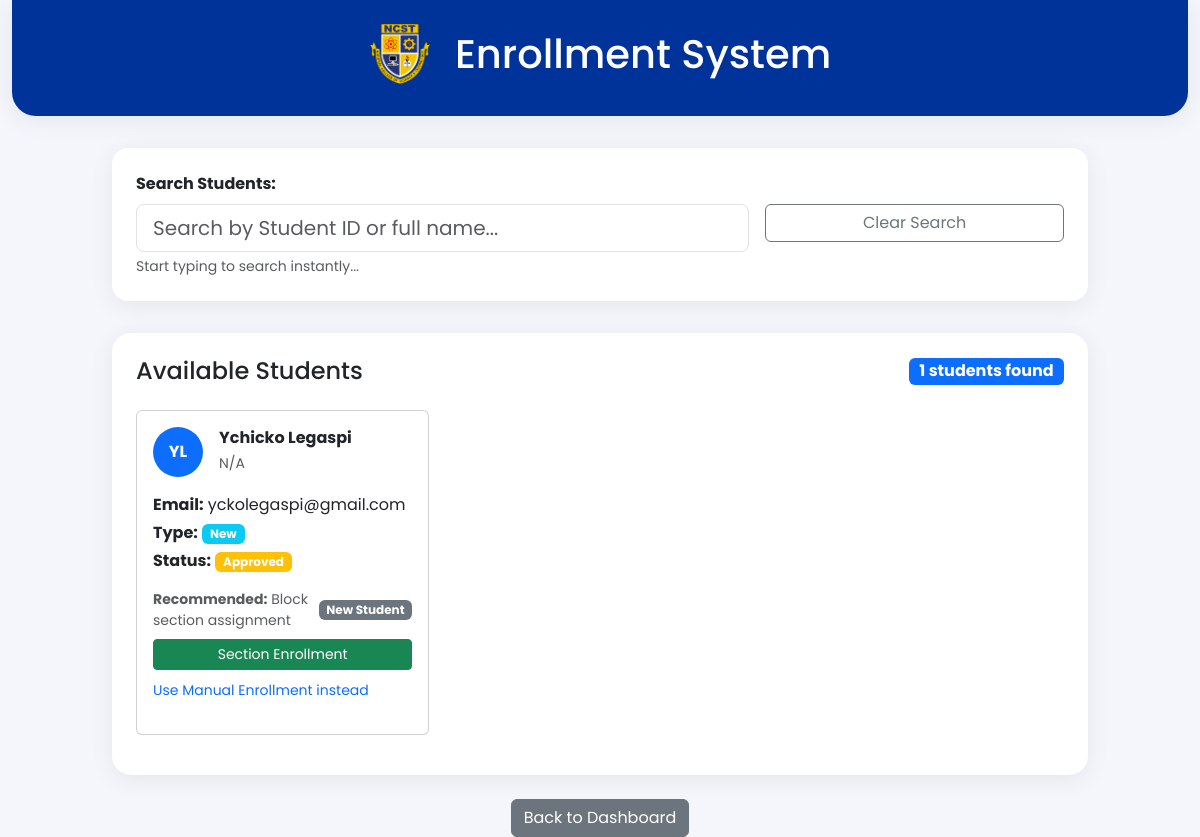
Screenshot of /ncst_portal/registration_officer/enrollment_page.php (signed in) with the database file from the repository.
### tables this page shows
CREATE TABLE `student_applications` (
  `id` int(11) NOT NULL,
  `student_id` varchar(20) DEFAULT NULL,
  `email` varchar(100) NOT NULL,
  `course_or_track` varchar(100) NOT NULL,
  `gender` varchar(20) NOT NULL,
  `civil_status` varchar(50) NOT NULL,
  `type` varchar(20) NOT NULL,
  `admission_type` varchar(30) DEFAULT NULL,
  `status` varchar(20) DEFAULT 'approved',
  `date_submitted` datetime DEFAULT current_timestamp(),
  `nationality` varchar(100) DEFAULT NULL,
  `religion` varchar(100) DEFAULT NULL,
  `region` varchar(100) NOT NULL,
  `province` varchar(100) NOT NULL,
  `city` varchar(100) NOT NULL,
  `barangay` varchar(100) NOT NULL,
  `last_name` varchar(100) NOT NULL,
  `first_name` varchar(100) NOT NULL,
  `middle_name` varchar(100) DEFAULT NULL,
  `suffix` varchar(20) DEFAULT NULL,
  `address` varchar(255) NOT NULL,
  `zip_code` varchar(20) DEFAULT NULL,
  `mobile` varchar(30) NOT NULL,
  `landline` varchar(30) DEFAULT NULL,
  `dob` date NOT NULL,
  `pob` varchar(100) NOT NULL,
  `dialect` varchar(100) DEFAULT NULL,
  `elementary_school` varchar(100) NOT NULL,
  `elementary_year_grad` varchar(10) NOT NULL,
  `high_school` varchar(100) NOT NULL,
  `high_year_grad` varchar(10) NOT NULL,
  `grade10_section` varchar(50) NOT NULL,
  `father_family_name` varchar(100) DEFAULT NULL,
  `father_given_name` varchar(100) DEFAULT NULL,
  `father_middle_name` varchar(100) DEFAULT NULL,
  `father_deceased` tinyint(1) DEFAULT NULL,
  `father_address` varchar(255) DEFAULT NULL,
  `father_mobile` varchar(30) DEFAULT NULL,
  `father_landline` varchar(30) DEFAULT NULL,
  `father_occupation` varchar(100) DEFAULT NULL,
  `mother_family_name` varchar(100) DEFAULT NULL,
  `mother_given_name` varchar(100) DEFAULT NULL,
  `mother_middle_name` varchar(100) DEFAULT NULL,
  `mother_deceased` tinyint(1) DEFAULT NULL,
  `mother_maiden_family_name` varchar(100) DEFAULT NULL,
  `mother_maiden_given_name` varchar(100) DEFAULT NULL,
  `mother_maiden_middle_name` varchar(100) DEFAULT NULL,
  `mother_address` varchar(255) DEFAULT NULL,
  `mother_mobile` varchar(30) DEFAULT NULL,
  `mother_landline` varchar(30) DEFAULT NULL,
  `mother_occupation` varchar(100) DEFAULT NULL,
  `guardian_family_name` varchar(100) DEFAULT NULL,
  `guardian_given_name` varchar(100) DEFAULT NULL,
  `guardian_middle_name` varchar(100) DEFAULT NULL,
  `guardian_relationship` varchar(50) DEFAULT NULL,
  `guardian_address` varchar(255) DEFAULT NULL,
  `guardian_mobile` varchar(30) DEFAULT NULL,
  `guardian_landline` varchar(30) DEFAULT NULL,
  `guardian_occupation` varchar(100) DEFAULT NULL,
  `requirements_status` text DEFAULT NULL,
  `tracking_number` varchar(32) DEFAULT NULL,
  `requirements_checklist` text DEFAULT NULL,
  `student_type` varchar(50) NOT NULL,
  `tertiary_school` varchar(100) DEFAULT NULL,
  `tertiary_year_grad` varchar(10) DEFAULT NULL,
  `course_graduated` varchar(100) DEFAULT NULL,
  `educational_plan` varchar(100) NOT NULL,
  `academic_achievement` varchar(255) DEFAULT NULL,
  `is_working` tinyint(1) NOT NULL DEFAULT 0,
  `employer` varchar(100) DEFAULT NULL,
  `work_in_shifts` tinyint(1) DEFAULT NULL,
  `work_position` varchar(100) DEFAULT NULL,
  `family_connected_ncst` tinyint(1) DEFAULT NULL,
  `ncst_relationship` varchar(100) DEFAULT NULL,
  `no_of_siblings` int(11) NOT NULL DEFAULT 0,
  `how_did_you_know_ncst` varchar(255) NOT NULL
);

### ncst_portal/registration_officer/enrollment_page.php (the view, shortened to what the rows shown need)
<?php
require_once '../../db.php';
$enrollment_type = isset($_GET['type']) ? $_GET['type'] : '';
$query = "SELECT * FROM student_applications WHERE status = 'approved'";
$query .= " ORDER BY last_name, first_name";
$stmt = $conn->prepare($query);
$stmt->execute();
$result = $stmt->get_result();
$students = $result->fetch_all(MYSQLI_ASSOC);
?>
<!DOCTYPE html>
<html lang="en">
<head>
    <link href="https://cdn.jsdelivr.net/npm/bootstrap@5.3.0/dist/css/bootstrap.min.css" rel="stylesheet">
    <link href="../admin/admin.css" rel="stylesheet">
</head>
<body>
    <div class="container-fluid">
        <div class="row">
            <div class="col-12">
                <div class="ncst-header text-center">
                    <div class="d-flex align-items-center justify-content-center mb-3">
                        <h1 class="mb-0">Enrollment System</h1>
                    </div>
                </div>
                <div class="row justify-content-center">
                    <div class="col-lg-10">
                        <div class="card ncst-card" id="studentsContainer">
                            <div class="card-body p-4">
                                <?php if (empty($students)): ?>
                                    <div class="text-center py-5">
                                        <i class="bi bi-search" style="font-size: 3rem; color: #ccc;"></i>
                                        <h5 class="text-muted mt-3">No students found</h5>
                                        <p class="text-muted">
                                            <?php if ($_SESSION['role'] === 'admission'): ?>
                                                Try searching by the student's full name or check if there are approved students.
                                            <?php else: ?>
                                                Try searching by Student ID or full name, or check if there are approved students.
                                            <?php endif; ?>
                                        </p>
                                    </div>
                                <?php else: ?>
                                    <div class="row">
                                        <?php foreach ($students as $student): ?>
                                            <div class="col-md-6 col-lg-4 mb-3">
                                                <div class="card student-card h-100">
                                                    <div class="card-body">
                                                        <div class="d-flex align-items-center mb-3">
                                                            <div class="bg-primary rounded-circle d-flex align-items-center justify-content-center me-3"
                                                                 style="width: 50px; height: 50px;">
                                                                <span class="text-white fw-bold">
                                                                    <?php echo strtoupper(substr($student['first_name'] ?? '', 0, 1) . substr($student['last_name'] ?? '', 0, 1)); ?>
                                                                </span>
                                                            </div>
                                                            <div>
                                                                <h6 class="mb-1 fw-bold">
                                                                    <?php echo htmlspecialchars($student['first_name'] ?? '') . ' ' . htmlspecialchars($student['last_name'] ?? ''); ?>
                                                                </h6>
                                                                <small class="text-muted">
                                                                    <?php echo htmlspecialchars($student['course'] ?? $student['track'] ?? 'N/A'); ?>
                                                                </small>
                                                            </div>
                                                        </div>
                                                        <div class="mb-3">
                                                            <p class="mb-1"><strong>Email:</strong> <?php echo htmlspecialchars($student['email'] ?? 'N/A'); ?></p>
                                                            <p class="mb-1"><strong>Type:</strong>
                                                                <?php
                                                                $student_type = strtolower($student['student_type'] ?? $student['admission_type'] ?? 'new');
                                                                $is_transferee = stripos($student_type, 'transferee') !== false;
                                                                $is_irregular = stripos($student_type, 'irregular') !== false;
                                                                $is_old_student = stripos($student_type, 'old') !== false;
                                                                if ($is_transferee || $is_irregular || $is_old_student) {
                                                                    $badge_class = 'bg-warning';
                                                                    $icon = 'bi-gear';
                                                                } else {
                                                                    $badge_class = 'bg-info';
                                                                }
                                                                ?>
                                                                <span class="badge <?php echo $badge_class; ?>">
                                                                    <?php echo htmlspecialchars($student['student_type'] ?? $student['admission_type'] ?? 'New'); ?>
                                                                </span>
                                                            </p>
                                                            <p class="mb-0"><strong>Status:</strong>
                                                                <span class="badge bg-warning">Approved</span>
                                                            </p>
                                                        </div>
                                                        <div class="mb-3">
                                                            <?php
                                                            $student_type = strtolower($student['student_type'] ?? $student['admission_type'] ?? 'new');
                                                            $is_transferee = stripos($student_type, 'transferee') !== false;
                                                            $is_irregular = stripos($student_type, 'irregular') !== false;
                                                            $is_old_student = stripos($student_type, 'old') !== false;
                                                            if ($is_transferee || $is_irregular || $is_old_student) {
                                                                $enrollment_type = 'manual';
                                                                $enrollment_label = 'Manual Enrollment';
                                                                $enrollment_description = 'Individual subject selection';
                                                                $button_class = 'btn-warning';
                                                                $icon = 'bi-gear';
                                                            } else {
                                                                $enrollment_type = 'section';
                                                                $enrollment_label = 'Section Enrollment';
                                                                $enrollment_description = 'Block section assignment';
                                                                $button_class = 'btn-success';
                                                            }
                                                            ?>
                                                            <div class="d-flex justify-content-between align-items-center mb-2">
                                                                <small class="text-muted">
                                                                    <strong>Recommended:</strong> <?php echo $enrollment_description; ?>
                                                                </small>
                                                                <span class="badge bg-secondary small">
                                                                    <?php echo ucfirst($student_type); ?> Student
                                                                </span>
                                                            </div>
                                                            <div class="d-grid">
                                                                <button type="button"
                                                                        class="btn <?php echo $button_class; ?> btn-sm"
                                                                        onclick="enrollStudent(<?php echo $student['id']; ?>, '<?php echo $enrollment_type; ?>')">
                                                                    <?php echo $enrollment_label; ?>
                                                                </button>
                                                            </div>
                                                            <?php if (!$is_transferee && !$is_irregular && !$is_old_student): ?>
                                                                <div class="mt-2">
                                                                    <small class="text-muted">
                                                                        <a href="#" onclick="enrollStudent(<?php echo $student['id']; ?>, 'manual')" class="text-decoration-none">
                                                                            <i class="bi bi-gear"></i> Use Manual Enrollment instead
                                                                        </a>
                                                                    </small>
                                                                </div>
                                                            <?php endif; ?>
                                                        </div>
                                                    </div>
                                                </div>
                                            </div>
                                        <?php endforeach; ?>
                                    </div>
                                <?php endif; ?>
                            </div>
                        </div>
                    </div>
                </div>
            </div>
        </div>
    </div>
</body>
</html>

### rows the page displays
student_applications: first_name+last_name "YL", first_name "Ychicko", last_name "Legaspi", course "N/A", email "yckolegaspi@gmail.com", student_type "New", student_type "Block section assignment", student_type "Section Enrollment"

### other values shown
count($students) "1"
